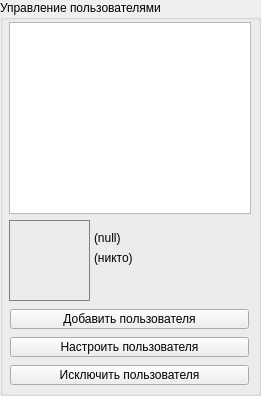
             <widget class="QGroupBox" name="box_UsersDbEdit">
              <property name="geometry">
               <rect>
                <x>570</x>
                <y>10</y>
                <width>261</width>
                <height>396</height>
               </rect>
              </property>
              <property name="title">
               <string>Управление пользователями</string>
              </property>
              <widget class="QLabel" name="lbl_SelectedUserDescription">
               <property name="geometry">
                <rect>
                 <x>94</x>
                 <y>250</y>
                 <width>151</width>
                 <height>16</height>
                </rect>
               </property>
               <property name="sizePolicy">
                <sizepolicy hsizetype="Expanding" vsizetype="Preferred">
                 <horstretch>0</horstretch>
                 <verstretch>0</verstretch>
                </sizepolicy>
               </property>
               <property name="text">
                <string>(никто)</string>
               </property>
              </widget>
              <widget class="QLabel" name="lbl_SelectedUserUsername">
               <property name="geometry">
                <rect>
                 <x>94</x>
                 <y>230</y>
                 <width>151</width>
                 <height>16</height>
                </rect>
               </property>
               <property name="sizePolicy">
                <sizepolicy hsizetype="Expanding" vsizetype="Expanding">
                 <horstretch>0</horstretch>
                 <verstretch>0</verstretch>
                </sizepolicy>
               </property>
               <property name="styleSheet">
                <string notr="true">font: 63 11pt &quot;Segoe UI Semibold&quot;;</string>
               </property>
               <property name="text">
                <string>(null)</string>
               </property>
              </widget>
              <widget class="QWidget" name="verticalLayoutWidget_3">
               <property name="geometry">
                <rect>
                 <x>4</x>
                 <y>307</y>
                 <width>251</width>
                 <height>81</height>
                </rect>
               </property>
               <layout class="QVBoxLayout" name="qvl_UserDataBaseActionsPool">
                <property name="leftMargin">
                 <number>6</number>
                </property>
                <property name="topMargin">
                 <number>0</number>
                </property>
                <property name="rightMargin">
                 <number>6</number>
                </property>
                <property name="bottomMargin">
                 <number>0</number>
                </property>
                <item>
                 <widget class="QPushButton" name="btn_UserDatabaseAddUser">
                  <property name="sizePolicy">
                   <sizepolicy hsizetype="Preferred" vsizetype="Maximum">
                    <horstretch>0</horstretch>
                    <verstretch>0</verstretch>
                   </sizepolicy>
                  </property>
                  <property name="maximumSize">
                   <size>
                    <width>16777215</width>
                    <height>20</height>
                   </size>
                  </property>
                  <property name="text">
                   <string>Добавить пользователя</string>
                  </property>
                  <property name="icon">
                   <iconset resource="../resources.qrc">
                    <normaloff>:/images/plus_ico.png</normaloff>:/images/plus_ico.png</iconset>
                  </property>
                  <property name="iconSize">
                   <size>
                    <width>13</width>
                    <height>13</height>
                   </size>
                  </property>
                 </widget>
                </item>
                <item>
                 <widget class="QPushButton" name="btn_UserDatabaseConfigureUser">
                  <property name="sizePolicy">
                   <sizepolicy hsizetype="Preferred" vsizetype="Maximum">
                    <horstretch>0</horstretch>
                    <verstretch>0</verstretch>
                   </sizepolicy>
                  </property>
                  <property name="maximumSize">
                   <size>
                    <width>16777215</width>
                    <height>20</height>
                   </size>
                  </property>
                  <property name="text">
                   <string>Настроить пользователя</string>
                  </property>
                  <property name="icon">
                   <iconset resource="../resources.qrc">
                    <normaloff>:/images/more_ico.png</normaloff>:/images/more_ico.png</iconset>
                  </property>
                  <property name="iconSize">
                   <size>
                    <width>13</width>
                    <height>13</height>
                   </size>
                  </property>
                 </widget>
                </item>
                <item>
                 <widget class="QPushButton" name="btn_UserDatabaseDeleteUser">
                  <property name="sizePolicy">
                   <sizepolicy hsizetype="Preferred" vsizetype="Maximum">
                    <horstretch>0</horstretch>
                    <verstretch>0</verstretch>
                   </sizepolicy>
                  </property>
                  <property name="maximumSize">
                   <size>
                    <width>16777215</width>
                    <height>20</height>
                   </size>
                  </property>
                  <property name="text">
                   <string>Исключить пользователя</string>
                  </property>
                  <property name="icon">
                   <iconset resource="../resources.qrc">
                    <normaloff>:/images/minus_ico.png</normaloff>:/images/minus_ico.png</iconset>
                  </property>
                  <property name="iconSize">
                   <size>
                    <width>13</width>
                    <height>13</height>
                   </size>
                  </property>
                 </widget>
                </item>
               </layout>
              </widget>
              <widget class="QListWidget" name="liw_UsersDbList">
               <property name="geometry">
                <rect>
                 <x>9</x>
                 <y>22</y>
                 <width>242</width>
                 <height>192</height>
                </rect>
               </property>
              </widget>
              <widget class="QLabel" name="gfv_SelectedUserAvatar">
               <property name="geometry">
                <rect>
                 <x>9</x>
                 <y>220</y>
                 <width>81</width>
                 <height>81</height>
                </rect>
               </property>
               <property name="styleSheet">
                <string notr="true">border: 1px solid grey;</string>
               </property>
               <property name="text">
                <string/>
               </property>
               <property name="scaledContents">
                <bool>true</bool>
               </property>
              </widget>
             </widget>
